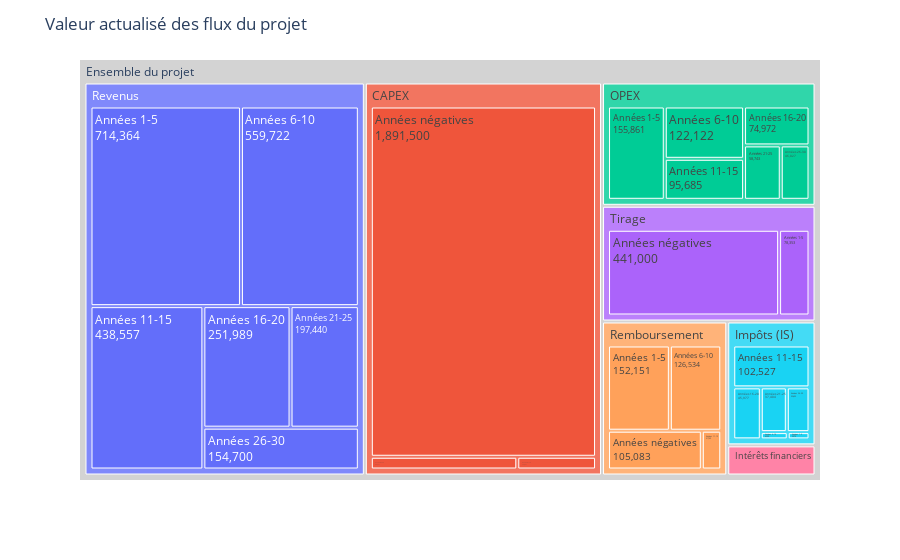

The cell this chart's notebook holds for it:
### Code cell
fig = px.treemap(
    de, 
    path = [px.Constant("Ensemble du projet"), "Type de flux", "Période projet", "Année projet"], 
    values="value",
    maxdepth=3
)
fig.data[0].textinfo = 'label+value'
fig.update_traces(root_color="lightgrey")
fig.update_layout(title = "Valeur actualisé des flux du projet")
fig.show()

### Figure 1 — Plotly figure (JSON) as saved in the notebook; plotly's stock layout.template omitted (floating-point values rounded to 4 significant figures; data arrays with more than 128 entries replaced by an {"elided": "..."} marker saying what was removed)
{"data": [{"branchvalues": "total", "domain": {"x": [0, 1], "y": [0, 1]}, "hovertemplate": "labels=%{label}<br>value=%{value}<br>parent=%{parent}<br>id=%{id}<extra></extra>", "ids": {"elided": "288 str values"}, "labels": {"elided": "288 str values"}, "maxdepth": 3, "name": "", "parents": {"elided": "288 str values"}, "root": {"color": "lightgrey"}, "textinfo": "label+value", "type": "treemap", "values": {"elided": "288 int values"}}], "layout": {"legend": {"tracegroupgap": 0}, "margin": {"t": 60}, "title": {"text": "Valeur actualisé des flux du projet"}}}
